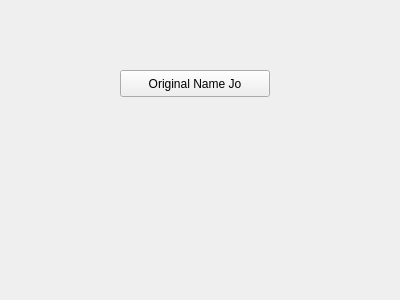
<?xml version="1.0" encoding="UTF-8"?>
<ui version="4.0">
    <class>Form</class>
    <widget class="QWidget" name="Form">
        <property name="geometry">
            <rect>
                <x>0</x>
                <y>0</y>
                <width>400</width>
                <height>300</height>
            </rect>
        </property>
        <property name="windowTitle">
            <string>Form</string>
        </property>
        <widget class="QPushButton" name="Test">
            <property name="geometry">
                <rect>
                    <x>120</x>
                    <y>70</y>
                    <width>150</width>
                    <height>27</height>
                </rect>
            </property>
            <property name="text">
                <string>Original Name Jo</string>
            </property>
        </widget>
    </widget>
    <resources/>
    <connections/>
</ui>
